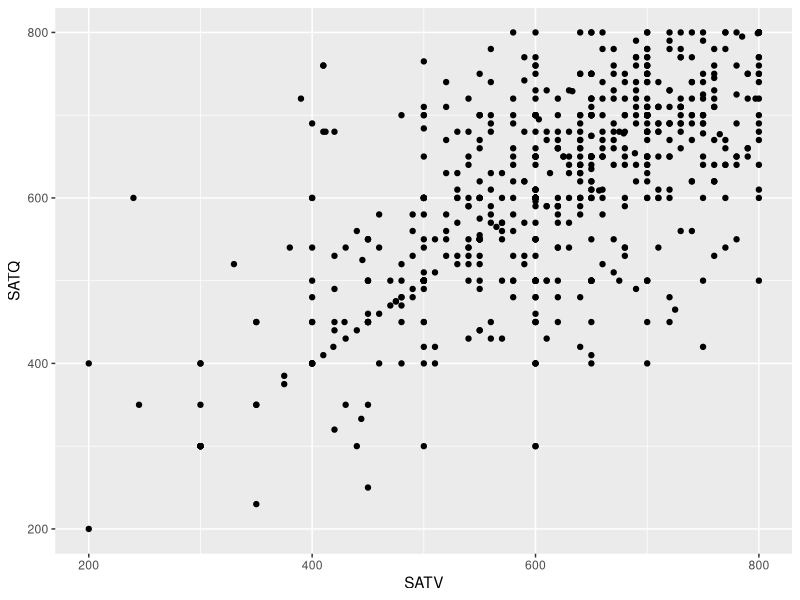
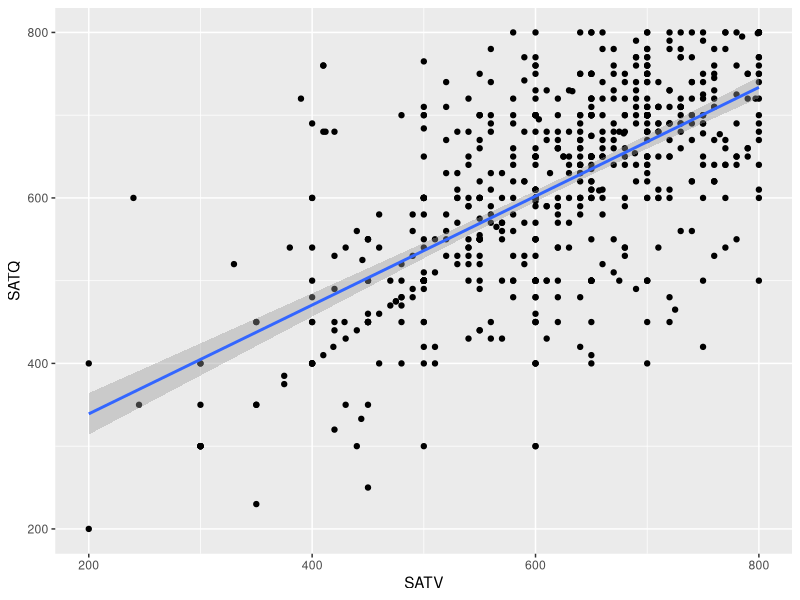
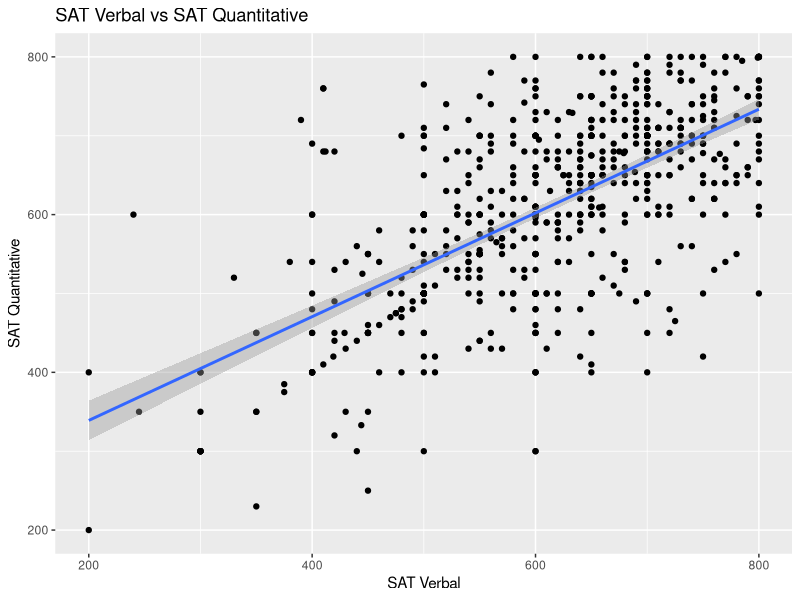
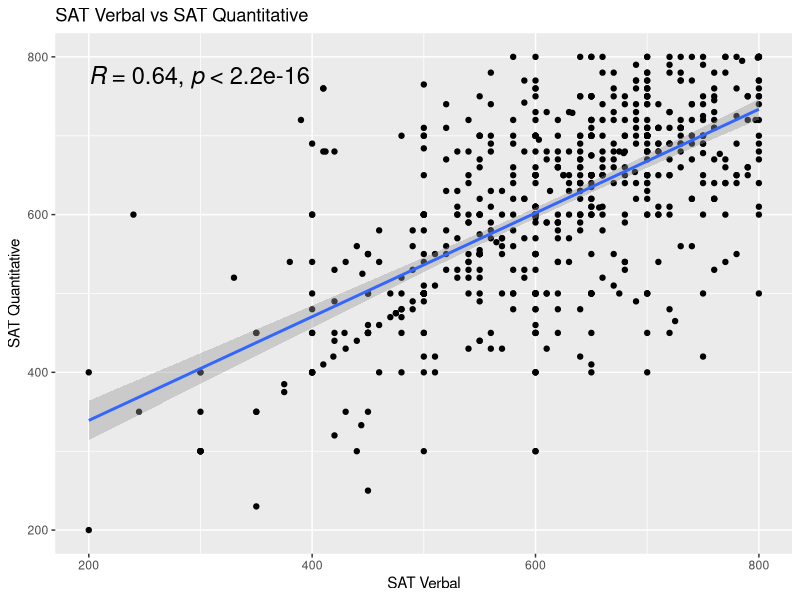
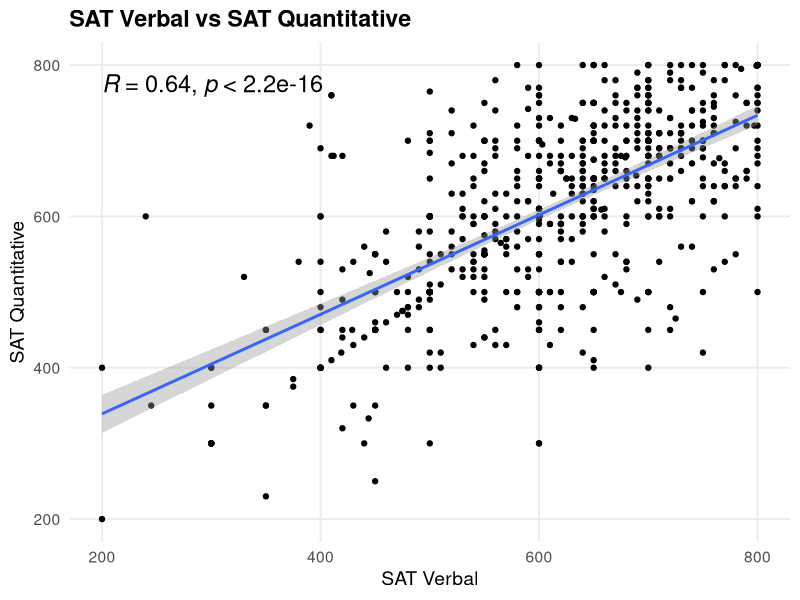

Here is the R script that generated these plots, in order:
## ---- chunk 1
library(tidyverse)
library(ggpubr)
## ---- chunk 2
df <- read_csv2("../../src/data/sat_act.csv")

ggplot(df, aes(SATV, SATQ)) +
  geom_point()
## ---- chunk 3
ggplot(df, aes(SATV, SATQ)) +
  geom_point() +
  geom_smooth(method = "lm", se = TRUE)
## ---- chunk 4
ggplot(df, aes(SATV, SATQ)) +
  geom_point() +
  geom_smooth(method = "lm", se = TRUE) +
  labs(
    x = "SAT Verbal",
    y = "SAT Quantitative",
    title = "SAT Verbal vs SAT Quantitative"
  )
## ---- chunk 5
ggplot(df, aes(SATV, SATQ)) +
  geom_point() +
  geom_smooth(method = "lm", se = TRUE) +
  stat_cor(method = "pearson", label.x = 200, size = 6) +
  labs(
    x = "SAT Verbal",
    y = "SAT Quantitative",
    title = "SAT Verbal vs SAT Quantitative"
  )
## ---- chunk 6
ggplot(df, aes(SATV, SATQ)) +
  geom_point() +
  geom_smooth(method = "lm", se = TRUE) +
  stat_cor(method = "pearson", label.x = 200, size = 6) +
  labs(
    x = "SAT Verbal",
    y = "SAT Quantitative",
    title = "SAT Verbal vs SAT Quantitative"
  ) +
  theme_minimal(base_size = 14) +
  theme(
    plot.title = element_text(face = "bold"),
    panel.grid.minor = element_blank()
  )
